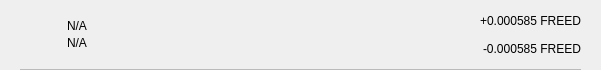
<?xml version="1.0" encoding="UTF-8"?>
<ui version="4.0">
 <class>TxRow</class>
 <widget class="QWidget" name="TxRow">
  <property name="geometry">
   <rect>
    <x>0</x>
    <y>0</y>
    <width>601</width>
    <height>70</height>
   </rect>
  </property>
  <property name="minimumSize">
   <size>
    <width>0</width>
    <height>40</height>
   </size>
  </property>
  <property name="windowTitle">
   <string>Form</string>
  </property>
  <layout class="QVBoxLayout" name="verticalLayout_3">
   <property name="spacing">
    <number>0</number>
   </property>
   <property name="leftMargin">
    <number>0</number>
   </property>
   <property name="topMargin">
    <number>0</number>
   </property>
   <property name="rightMargin">
    <number>0</number>
   </property>
   <property name="bottomMargin">
    <number>0</number>
   </property>
   <item>
    <widget class="QWidget" name="rowContainer" native="true">
     <layout class="QVBoxLayout" name="verticalLayout_2">
      <property name="spacing">
       <number>9</number>
      </property>
      <property name="leftMargin">
       <number>20</number>
      </property>
      <property name="topMargin">
       <number>9</number>
      </property>
      <property name="rightMargin">
       <number>20</number>
      </property>
      <property name="bottomMargin">
       <number>0</number>
      </property>
      <item>
       <widget class="QFrame" name="frame">
        <property name="styleSheet">
         <string notr="true">border:none;</string>
        </property>
        <property name="frameShape">
         <enum>QFrame::StyledPanel</enum>
        </property>
        <property name="frameShadow">
         <enum>QFrame::Raised</enum>
        </property>
        <layout class="QHBoxLayout" name="horizontalLayout" stretch="0,2,0">
         <property name="leftMargin">
          <number>0</number>
         </property>
         <property name="topMargin">
          <number>0</number>
         </property>
         <property name="rightMargin">
          <number>0</number>
         </property>
         <property name="bottomMargin">
          <number>0</number>
         </property>
         <item>
          <widget class="QPushButton" name="icon">
           <property name="focusPolicy">
            <enum>Qt::NoFocus</enum>
           </property>
           <property name="styleSheet">
            <string notr="true">border:none;</string>
           </property>
           <property name="text">
            <string/>
           </property>
           <property name="iconSize">
            <size>
             <width>28</width>
             <height>28</height>
            </size>
           </property>
          </widget>
         </item>
         <item>
          <layout class="QVBoxLayout" name="verticalLayout">
           <property name="spacing">
            <number>3</number>
           </property>
           <property name="leftMargin">
            <number>9</number>
           </property>
           <item>
            <widget class="QLabel" name="lblAddress">
             <property name="styleSheet">
              <string notr="true"/>
             </property>
             <property name="text">
              <string notr="true">N/A</string>
             </property>
             <property name="alignment">
              <set>Qt::AlignBottom|Qt::AlignLeading|Qt::AlignLeft</set>
             </property>
            </widget>
           </item>
           <item>
            <widget class="QLabel" name="lblDate">
             <property name="styleSheet">
              <string notr="true"/>
             </property>
             <property name="text">
              <string notr="true">N/A</string>
             </property>
             <property name="alignment">
              <set>Qt::AlignLeading|Qt::AlignLeft|Qt::AlignTop</set>
             </property>
            </widget>
           </item>
          </layout>
         </item>
         <item>
          <widget class="QWidget" name="containerAmounts" native="true">
           <property name="minimumSize">
            <size>
             <width>80</width>
             <height>0</height>
            </size>
           </property>
           <layout class="QVBoxLayout" name="verticalLayout_4">
            <property name="leftMargin">
             <number>0</number>
            </property>
            <property name="topMargin">
             <number>0</number>
            </property>
            <property name="rightMargin">
             <number>0</number>
            </property>
            <property name="bottomMargin">
             <number>0</number>
            </property>
            <item alignment="Qt::AlignRight">
             <widget class="QLabel" name="lblAmountTop">
              <property name="styleSheet">
               <string notr="true"/>
              </property>
              <property name="text">
               <string>+0.000585 FREED</string>
              </property>
             </widget>
            </item>
            <item alignment="Qt::AlignRight">
             <widget class="QLabel" name="lblAmountBottom">
              <property name="styleSheet">
               <string notr="true"/>
              </property>
              <property name="text">
               <string>-0.000585 FREED</string>
              </property>
             </widget>
            </item>
           </layout>
          </widget>
         </item>
        </layout>
       </widget>
      </item>
      <item>
       <widget class="QLabel" name="lblDivisory">
        <property name="minimumSize">
         <size>
          <width>0</width>
          <height>1</height>
         </size>
        </property>
        <property name="maximumSize">
         <size>
          <width>16777215</width>
          <height>1</height>
         </size>
        </property>
        <property name="styleSheet">
         <string notr="true">background-color:#bababa;</string>
        </property>
        <property name="text">
         <string/>
        </property>
        <property name="alignment">
         <set>Qt::AlignBottom|Qt::AlignLeading|Qt::AlignLeft</set>
        </property>
       </widget>
      </item>
     </layout>
    </widget>
   </item>
  </layout>
 </widget>
 <resources/>
 <connections/>
</ui>
